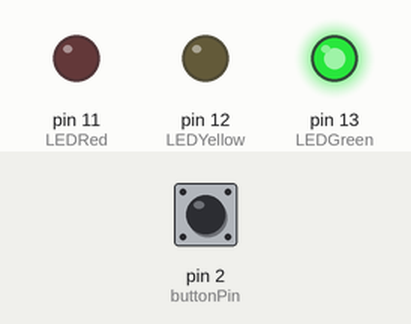
Bench run of a sketch on a simulated Arduino Uno, built with avr-gcc and run on an emulated ATmega328P. Parts: output pins drawn as LEDs (lit = HIGH). Dashed ring = blinking. Inputs (shaded band) come from the test bench; at power-on: pin 2 (buttonPin) HIGH.

Above: at 1.2 s.
1.3 s: pin 2 (buttonPin) pulled LOW for 0.15 s
At 4.2 s:
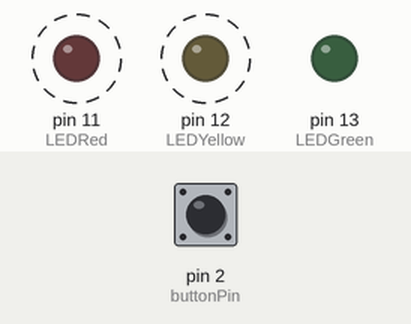
4.3 s: pin 2 (buttonPin) pulled LOW for 1 s
At 6.0 s:
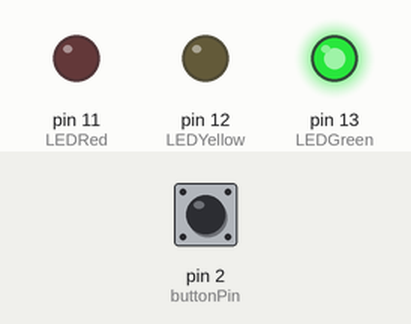
6.8 s: pin 2 (buttonPin) pulled LOW for 3.2 s
At 10.27 s:
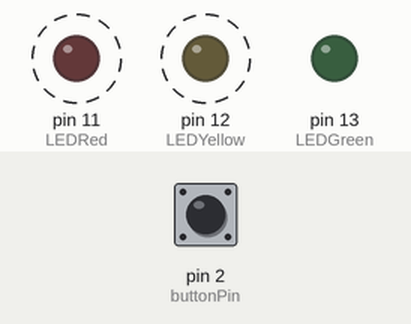
Timing chart, 0 to 18.5 s (numbered marks = the images above; inputs shaded):
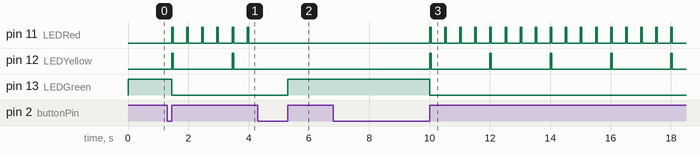

Measured:
- after the input at 1.3 s, pin 11 (LEDRed): alternates HIGH for 0.05 s and LOW for 0.45 s, starting after 0.15 s; pin 12 (LEDYellow): alternates HIGH for 0.05 s and LOW for 2.0 s, starting after 0.15 s; pin 13 (LEDGreen): HIGH → LOW after 0.15 s
- after the input at 4.3 s, pin 11 (LEDRed): stops changing and stays LOW; pin 12 (LEDYellow): stays LOW (without the input it goes to HIGH after 1.2 s); pin 13 (LEDGreen): LOW → HIGH after 1.0 s
- after the input at 6.8 s, pin 11 (LEDRed): alternates HIGH for 0.05 s and LOW for 0.45 s, starting after 3.2 s; pin 12 (LEDYellow): alternates HIGH for 0.05 s and LOW for 2.0 s, starting after 3.2 s; pin 13 (LEDGreen): HIGH → LOW after 3.2 s

The sketch:

bonus2.ino
```cpp
// constants won't change. They're used here to set pin numbers:
const int buttonPin = 2;  // the number of the pushbutton pin
const int LEDGreen = 13;    // the number of the LED pin
const int LEDYellow = 12;
const int LEDRed = 11;
const int UP = 1;
const int DOWN = 0;

// variables will change:
int switching = 0;

void setup() {
    // initialize the LED pin as an output:
    pinMode(LEDGreen, OUTPUT);
    pinMode(LEDYellow, OUTPUT);
    pinMode(LEDRed, OUTPUT);
    // initialize the pushbutton pin as an input:
    pinMode(buttonPin, INPUT_PULLUP);
}

void  turn_green() {
    digitalWrite(LEDGreen, HIGH);
    digitalWrite(LEDRed, LOW);
    digitalWrite(LEDYellow, LOW);
    while (digitalRead(buttonPin) == UP)
        continue;
    switching = 1;
}


void  turn_red_yellow() {

    digitalWrite(LEDGreen, LOW);

    while (1) {

        digitalWrite(LEDYellow, HIGH);
        digitalWrite(LEDRed, HIGH);
        delay(50);
        digitalWrite(LEDYellow, LOW);
        digitalWrite(LEDRed, LOW);
        for (int i = 0; i < 9; ++i) {
            if (digitalRead(buttonPin) == DOWN) {
                switching = 0;
                return;
            }
            delay(50);
        }
        for (int j = 0; j < 3; ++j) {
            digitalWrite(LEDRed, HIGH);
            delay(50);
            digitalWrite(LEDRed, LOW);
            for (int i = 0; i < 9; ++i) {
                if (digitalRead(buttonPin) == DOWN) {
                    switching = 0;
                    return;
                }
                delay(50);
            }
        }
    }
}

void loop() {

    if (switching == 0)
        turn_green();
    else if (switching == 1)
        turn_red_yellow();

    while(digitalRead(buttonPin) == DOWN)
        delay(50);

}
```
